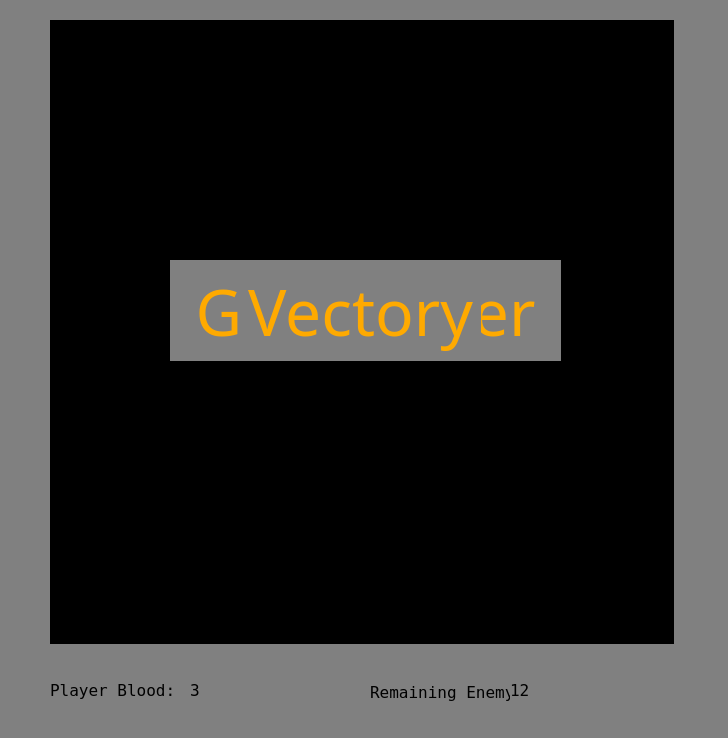
<?xml version="1.0" encoding="UTF-8"?>
<ui version="4.0">
 <class>GameWidget</class>
 <widget class="QWidget" name="GameWidget">
  <property name="geometry">
   <rect>
    <x>0</x>
    <y>0</y>
    <width>728</width>
    <height>738</height>
   </rect>
  </property>
  <property name="focusPolicy">
   <enum>Qt::NoFocus</enum>
  </property>
  <property name="windowTitle">
   <string>GameWidget</string>
  </property>
  <property name="styleSheet">
   <string notr="true">background-color:gray;</string>
  </property>
  <widget class="QGraphicsView" name="graphicsView">
   <property name="geometry">
    <rect>
     <x>50</x>
     <y>20</y>
     <width>624</width>
     <height>624</height>
    </rect>
   </property>
   <property name="styleSheet">
    <string notr="true">background-color:black;
padding:0px;
border:0px</string>
   </property>
  </widget>
  <widget class="QLabel" name="ggLabel">
   <property name="geometry">
    <rect>
     <x>170</x>
     <y>260</y>
     <width>391</width>
     <height>101</height>
    </rect>
   </property>
   <property name="font">
    <font>
     <family>黑体</family>
     <pointsize>48</pointsize>
    </font>
   </property>
   <property name="styleSheet">
    <string notr="true">color:rgb(255, 170, 0);</string>
   </property>
   <property name="text">
    <string>Game Over</string>
   </property>
   <property name="alignment">
    <set>Qt::AlignCenter</set>
   </property>
  </widget>
  <widget class="QLabel" name="enemyLabel">
   <property name="geometry">
    <rect>
     <x>370</x>
     <y>670</y>
     <width>141</width>
     <height>41</height>
    </rect>
   </property>
   <property name="font">
    <font>
     <family>Fixedsys</family>
     <pointsize>12</pointsize>
    </font>
   </property>
   <property name="text">
    <string>Remaining Enemy：</string>
   </property>
  </widget>
  <widget class="QLabel" name="vLabel">
   <property name="geometry">
    <rect>
     <x>240</x>
     <y>260</y>
     <width>241</width>
     <height>101</height>
    </rect>
   </property>
   <property name="font">
    <font>
     <family>黑体</family>
     <pointsize>48</pointsize>
    </font>
   </property>
   <property name="styleSheet">
    <string notr="true">color:rgb(255, 170, 0);</string>
   </property>
   <property name="text">
    <string>Vectory</string>
   </property>
   <property name="alignment">
    <set>Qt::AlignCenter</set>
   </property>
  </widget>
  <widget class="QLabel" name="enemyNumLable">
   <property name="geometry">
    <rect>
     <x>510</x>
     <y>670</y>
     <width>141</width>
     <height>41</height>
    </rect>
   </property>
   <property name="font">
    <font>
     <family>Fixedsys</family>
     <pointsize>12</pointsize>
    </font>
   </property>
   <property name="text">
    <string>12</string>
   </property>
  </widget>
  <widget class="QLabel" name="playerBloodNumLabel">
   <property name="geometry">
    <rect>
     <x>190</x>
     <y>670</y>
     <width>141</width>
     <height>41</height>
    </rect>
   </property>
   <property name="font">
    <font>
     <family>Fixedsys</family>
     <pointsize>12</pointsize>
    </font>
   </property>
   <property name="text">
    <string>3</string>
   </property>
  </widget>
  <widget class="QLabel" name="playerBloodLable">
   <property name="geometry">
    <rect>
     <x>50</x>
     <y>670</y>
     <width>141</width>
     <height>41</height>
    </rect>
   </property>
   <property name="font">
    <font>
     <family>Fixedsys</family>
     <pointsize>12</pointsize>
    </font>
   </property>
   <property name="text">
    <string>Player Blood:</string>
   </property>
  </widget>
 </widget>
 <resources>
  <include location="res.qrc"/>
 </resources>
 <connections/>
</ui>
